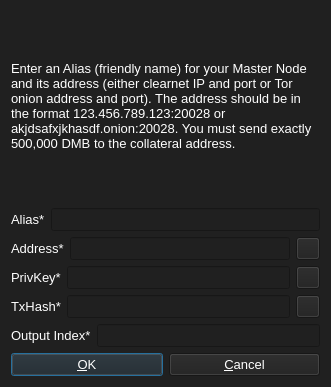
<?xml version="1.0" encoding="UTF-8"?>
<ui version="4.0">
 <class>AddEditAdrenalineNode</class>
 <widget class="QDialog" name="AddEditAdrenalineNode">
  <property name="geometry">
   <rect>
    <x>0</x>
    <y>0</y>
    <width>331</width>
    <height>387</height>
   </rect>
  </property>
  <property name="windowTitle">
   <string>Add/Edit TokenOfDigitalMoney Node</string>
  </property>
  <property name="styleSheet">
   <string notr="true">background-color: rgb(32, 32, 32);
color: rgb(255, 255, 255);</string>
  </property>
  <property name="modal">
   <bool>true</bool>
  </property>
  <layout class="QVBoxLayout" name="verticalLayout">
   <item>
    <widget class="QLabel" name="label_9">
     <property name="sizePolicy">
      <sizepolicy hsizetype="Preferred" vsizetype="Expanding">
       <horstretch>0</horstretch>
       <verstretch>0</verstretch>
      </sizepolicy>
     </property>
     <property name="font">
      <font>
       <pointsize>10</pointsize>
      </font>
     </property>
     <property name="text">
      <string>&lt;html&gt;&lt;head/&gt;&lt;body&gt;&lt;p&gt;Enter an Alias (friendly name) for your Master Node and its address (either clearnet IP and port or Tor onion address and port). The address should be in the format 123.456.789.123:20028 or akjdsafxjkhasdf.onion:20028. You must send exactly 500,000 DMB to the collateral address.&lt;/p&gt;&lt;/body&gt;&lt;/html&gt;</string>
     </property>
     <property name="wordWrap">
      <bool>true</bool>
     </property>
    </widget>
   </item>
   <item>
    <layout class="QHBoxLayout" name="horizontalLayout_4">
     <property name="bottomMargin">
      <number>0</number>
     </property>
     <item>
      <widget class="QLabel" name="label_4">
       <property name="font">
        <font>
         <pointsize>10</pointsize>
        </font>
       </property>
       <property name="text">
        <string>Alias*</string>
       </property>
      </widget>
     </item>
     <item>
      <widget class="QLineEdit" name="aliasLineEdit">
       <property name="font">
        <font>
         <pointsize>10</pointsize>
        </font>
       </property>
      </widget>
     </item>
    </layout>
   </item>
   <item>
    <layout class="QHBoxLayout" name="horizontalLayout_5">
     <property name="bottomMargin">
      <number>0</number>
     </property>
     <item>
      <widget class="QLabel" name="label_6">
       <property name="font">
        <font>
         <pointsize>10</pointsize>
        </font>
       </property>
       <property name="text">
        <string>Address*</string>
       </property>
      </widget>
     </item>
     <item>
      <widget class="QLineEdit" name="addressLineEdit">
       <property name="font">
        <font>
         <pointsize>10</pointsize>
        </font>
       </property>
      </widget>
     </item>
     <item>
      <widget class="QToolButton" name="AddEditAddressPasteButton">
       <property name="toolTip">
        <string>Paste address from clipboard</string>
       </property>
       <property name="text">
        <string/>
       </property>
       <property name="icon">
        <iconset resource="../bitcoin.qrc">
         <normaloff>:/icons/editpaste</normaloff>:/icons/editpaste</iconset>
       </property>
       <property name="shortcut">
        <string>Alt+P</string>
       </property>
      </widget>
     </item>
    </layout>
   </item>
   <item>
    <layout class="QHBoxLayout" name="horizontalLayout_3">
     <property name="bottomMargin">
      <number>0</number>
     </property>
     <item>
      <widget class="QLabel" name="label_5">
       <property name="font">
        <font>
         <pointsize>10</pointsize>
        </font>
       </property>
       <property name="text">
        <string>PrivKey*</string>
       </property>
      </widget>
     </item>
     <item>
      <widget class="QLineEdit" name="privkeyLineEdit">
       <property name="font">
        <font>
         <pointsize>10</pointsize>
        </font>
       </property>
      </widget>
     </item>
     <item>
      <widget class="QToolButton" name="AddEditPrivkeyPasteButton">
       <property name="toolTip">
        <string>Paste address from clipboard</string>
       </property>
       <property name="text">
        <string/>
       </property>
       <property name="icon">
        <iconset resource="../bitcoin.qrc">
         <normaloff>:/icons/editpaste</normaloff>:/icons/editpaste</iconset>
       </property>
       <property name="shortcut">
        <string>Alt+P</string>
       </property>
      </widget>
     </item>
    </layout>
   </item>
   <item>
    <layout class="QHBoxLayout" name="horizontalLayout_2">
     <property name="bottomMargin">
      <number>0</number>
     </property>
     <item>
      <widget class="QLabel" name="label_2">
       <property name="font">
        <font>
         <pointsize>10</pointsize>
        </font>
       </property>
       <property name="text">
        <string>TxHash*</string>
       </property>
      </widget>
     </item>
     <item>
      <widget class="QLineEdit" name="txhashLineEdit">
       <property name="font">
        <font>
         <pointsize>10</pointsize>
        </font>
       </property>
      </widget>
     </item>
     <item>
      <widget class="QToolButton" name="AddEditTxhashPasteButton">
       <property name="toolTip">
        <string>Paste address from clipboard</string>
       </property>
       <property name="text">
        <string/>
       </property>
       <property name="icon">
        <iconset resource="../bitcoin.qrc">
         <normaloff>:/icons/editpaste</normaloff>:/icons/editpaste</iconset>
       </property>
       <property name="shortcut">
        <string>Alt+P</string>
       </property>
      </widget>
     </item>
    </layout>
   </item>
   <item>
    <layout class="QHBoxLayout" name="horizontalLayout_8">
     <property name="bottomMargin">
      <number>0</number>
     </property>
     <item>
      <widget class="QLabel" name="label_8">
       <property name="font">
        <font>
         <pointsize>10</pointsize>
        </font>
       </property>
       <property name="text">
        <string>Output Index*</string>
       </property>
      </widget>
     </item>
     <item>
      <widget class="QLineEdit" name="outputindexLineEdit">
       <property name="font">
        <font>
         <pointsize>10</pointsize>
        </font>
       </property>
      </widget>
     </item>
    </layout>
   </item>
   <item>
    <layout class="QHBoxLayout" name="horizontalLayout_Buttons">
     <item>
      <widget class="QPushButton" name="okButton">
       <property name="font">
        <font>
         <pointsize>10</pointsize>
        </font>
       </property>
       <property name="text">
        <string>&amp;OK</string>
       </property>
      </widget>
     </item>
     <item>
      <widget class="QPushButton" name="cancelButton">
       <property name="font">
        <font>
         <pointsize>10</pointsize>
        </font>
       </property>
       <property name="text">
        <string>&amp;Cancel</string>
       </property>
       <property name="autoDefault">
        <bool>false</bool>
       </property>
      </widget>
     </item>
    </layout>
   </item>
  </layout>
 </widget>
 <resources>
  <include location="../bitcoin.qrc"/>
 </resources>
 <connections/>
</ui>
